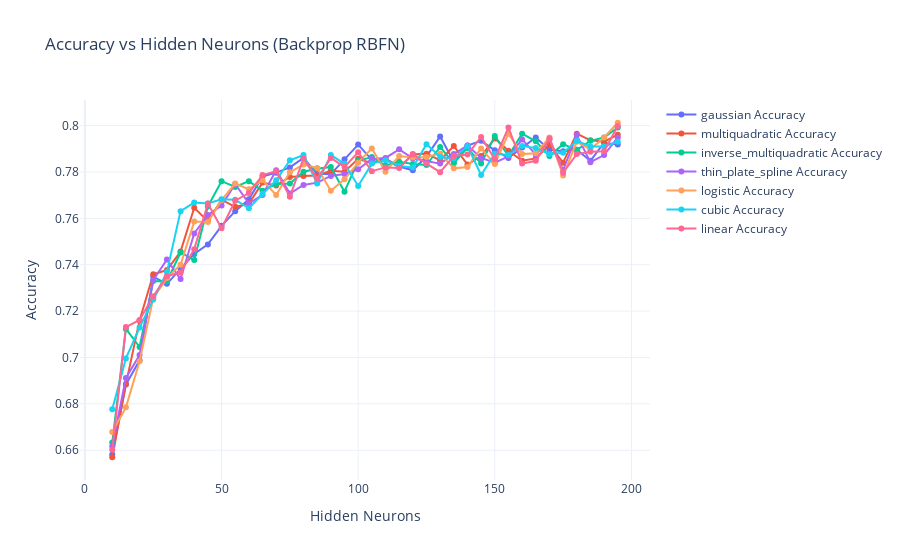
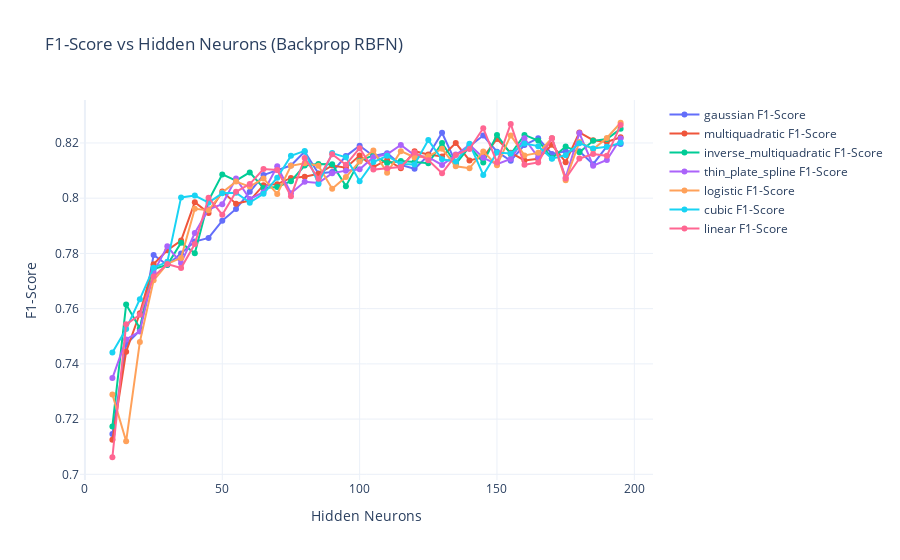

Notebook code for these charts, in order:
### Markdown cell above
### training with backprop:

### Code cell
import numpy as np
import pandas as pd
from sklearn.cluster import KMeans
from sklearn.metrics import accuracy_score, f1_score
from sklearn.model_selection import train_test_split
import plotly.graph_objects as go

# Set random seed
np.random.seed(42)

# Load dataset
df = pd.read_csv("SENSEX_normalized.csv")

# Define features and target
technical_indicators = ["SMA", "MACD", "%K", "%D", "RSI", "Williams %R"]
X = df[technical_indicators].values
y = df["Direction"].values

# Train-test split
X_train, X_test, y_train, y_test = train_test_split(X, y, test_size=0.2, random_state=42)

# Define the RBFN with K-means-based initialization and backpropagation
class RBFN_Backprop:
    def __init__(self, input_dim, num_neurons, X_train, lr=0.01):
        self.num_neurons = num_neurons
        self.lr = lr

        # Initialize centers using K-means
        kmeans = KMeans(n_clusters=num_neurons, random_state=42).fit(X_train)
        self.centers = kmeans.cluster_centers_

        # Initialize sigma as distance to nearest center
        self.sigma = np.zeros(num_neurons)
        for i in range(num_neurons):
            dists = np.linalg.norm(self.centers[i] - np.delete(self.centers, i, axis=0), axis=1)
            self.sigma[i] = np.min(dists)
        self.sigma[self.sigma == 0] = 1e-4  # Avoid zero division

        # Initialize weights
        self.weights = np.random.randn(num_neurons)

    def gaussian(self, x, c, sigma):
        return np.exp(-np.linalg.norm(x - c, axis=1)**2 / (2 * sigma**2))

    def _rbf_layer(self, X):
        G = np.zeros((X.shape[0], self.num_neurons))
        for i in range(self.num_neurons):
            G[:, i] = self.gaussian(X, self.centers[i], self.sigma[i])
        return G

    def sigmoid(self, z):
        return 1 / (1 + np.exp(-z))

    def forward(self, X):
        self.G = self._rbf_layer(X)
        self.output = self.sigmoid(np.dot(self.G, self.weights))
        return self.output

    def backward(self, X, y_true):
        m = X.shape[0]
        error = self.output - y_true
        grad_w = np.dot(self.G.T, error) / m

        grad_c = np.zeros_like(self.centers)
        grad_s = np.zeros_like(self.sigma)

        for i in range(self.num_neurons):
            diff = X - self.centers[i]
            g_i = self.G[:, i]
            common_term = error * self.weights[i] * g_i
            grad_c[i] = np.sum((common_term[:, None] * diff) / (self.sigma[i] ** 2), axis=0) / m
            grad_s[i] = np.sum(common_term * np.linalg.norm(diff, axis=1) ** 2 / (self.sigma[i] ** 3)) / m

        # Update
        self.weights -= self.lr * grad_w
        self.centers -= self.lr * grad_c
        self.sigma -= self.lr * grad_s

    def train(self, X, y, epochs=50):
        for _ in range(epochs):
            self.forward(X)
            self.backward(X, y)

    def predict(self, X):
        probs = self.forward(X)
        return (probs > 0.5).astype(int)

# Use only Gaussian basis
# basis_functions = ["multiquadratic"]
basis_functions = ["gaussian", "multiquadratic", "inverse_multiquadratic",
                   "thin_plate_spline", "logistic", "cubic", "linear"]
hidden_neurons_list = range(10, 200, 5)
num_runs = 20

results = {basis: [] for basis in basis_functions}

for num_neurons in hidden_neurons_list:
    for basis in basis_functions:
        acc_scores = []
        f1_scores = []
        for _ in range(num_runs):
            model = RBFN_Backprop(input_dim=X.shape[1], num_neurons=num_neurons, X_train=X_train, lr=0.05)
            model.train(X_train, y_train, epochs=25)

            y_pred = model.predict(X_test)
            acc_scores.append(accuracy_score(y_test, y_pred))
            f1_scores.append(f1_score(y_test, y_pred))

        results[basis].append((num_neurons, np.mean(acc_scores), np.mean(f1_scores)))

# Plotting
hidden_sizes = {basis: [res[0] for res in results[basis]] for basis in basis_functions}
accuracy_dict = {basis: [res[1] for res in results[basis]] for basis in basis_functions}
f1_dict = {basis: [res[2] for res in results[basis]] for basis in basis_functions}

fig_accuracy = go.Figure()
for basis in basis_functions:
    fig_accuracy.add_trace(go.Scatter(x=hidden_sizes[basis], y=accuracy_dict[basis],
                                      mode="lines+markers", name=f"{basis} Accuracy"))
fig_accuracy.update_layout(title="Accuracy vs Hidden Neurons (Backprop RBFN)",
                           xaxis_title="Hidden Neurons", yaxis_title="Accuracy",
                           template="plotly_white", hovermode="x unified")
fig_accuracy.show()

# F1 Score plot
fig_f1 = go.Figure()
for basis in basis_functions:
    fig_f1.add_trace(go.Scatter(x=hidden_sizes[basis], y=f1_dict[basis],
                                mode="lines+markers", name=f"{basis} F1-Score"))
fig_f1.update_layout(title="F1-Score vs Hidden Neurons (Backprop RBFN)",
                     xaxis_title="Hidden Neurons", yaxis_title="F1-Score",
                     template="plotly_white", hovermode="x unified")
fig_f1.show()

### Figure 1 — Plotly figure (JSON) as saved in the notebook; plotly's stock layout.template omitted (floating-point values rounded to 4 significant figures)
{"data": [{"mode": "lines+markers", "name": "gaussian Accuracy", "type": "scatter", "x": [10, 15, 20, 25, 30, 35, 40, 45, 50, 55, 60, 65, 70, 75, 80, 85, 90, 95, 100, 105, 110, 115, 120, 125, 130, 135, 140, 145, 150, 155, 160, 165, 170, 175, 180, 185, 190, 195], "y": [0.6582, 0.6883, 0.6988, 0.7348, 0.7318, 0.7383, 0.7447, 0.7488, 0.7568, 0.7631, 0.7682, 0.7781, 0.7797, 0.782, 0.7861, 0.7791, 0.7791, 0.7855, 0.7918, 0.7852, 0.7857, 0.7824, 0.7807, 0.7867, 0.7953, 0.7844, 0.7914, 0.7934, 0.7893, 0.7861, 0.7906, 0.7949, 0.7895, 0.7889, 0.7895, 0.7848, 0.7926, 0.7918]}, {"mode": "lines+markers", "name": "multiquadratic Accuracy", "type": "scatter", "x": [10, 15, 20, 25, 30, 35, 40, 45, 50, 55, 60, 65, 70, 75, 80, 85, 90, 95, 100, 105, 110, 115, 120, 125, 130, 135, 140, 145, 150, 155, 160, 165, 170, 175, 180, 185, 190, 195], "y": [0.657, 0.6885, 0.716, 0.7359, 0.7377, 0.7457, 0.7645, 0.7588, 0.768, 0.765, 0.7664, 0.7754, 0.7742, 0.7779, 0.7783, 0.7785, 0.7805, 0.7801, 0.7857, 0.7838, 0.7857, 0.782, 0.7875, 0.7879, 0.785, 0.7912, 0.7832, 0.7869, 0.7945, 0.7891, 0.7848, 0.7859, 0.7916, 0.784, 0.7965, 0.7936, 0.793, 0.7961]}, {"mode": "lines+markers", "name": "inverse_multiquadratic Accuracy", "type": "scatter", "x": [10, 15, 20, 25, 30, 35, 40, 45, 50, 55, 60, 65, 70, 75, 80, 85, 90, 95, 100, 105, 110, 115, 120, 125, 130, 135, 140, 145, 150, 155, 160, 165, 170, 175, 180, 185, 190, 195], "y": [0.6633, 0.7123, 0.7045, 0.733, 0.7328, 0.7453, 0.742, 0.7652, 0.776, 0.7736, 0.776, 0.7719, 0.7748, 0.775, 0.7801, 0.7814, 0.7822, 0.7715, 0.7848, 0.7865, 0.7828, 0.7844, 0.7834, 0.783, 0.7908, 0.7838, 0.7904, 0.7836, 0.7955, 0.7869, 0.7965, 0.7932, 0.7869, 0.792, 0.7895, 0.7934, 0.7949, 0.7992]}, {"mode": "lines+markers", "name": "thin_plate_spline Accuracy", "type": "scatter", "x": [10, 15, 20, 25, 30, 35, 40, 45, 50, 55, 60, 65, 70, 75, 80, 85, 90, 95, 100, 105, 110, 115, 120, 125, 130, 135, 140, 145, 150, 155, 160, 165, 170, 175, 180, 185, 190, 195], "y": [0.6617, 0.6912, 0.701, 0.7334, 0.7422, 0.7338, 0.7535, 0.7615, 0.7656, 0.7748, 0.7664, 0.7701, 0.7807, 0.7707, 0.7744, 0.7754, 0.7783, 0.7791, 0.7811, 0.7857, 0.7861, 0.7898, 0.7859, 0.7846, 0.7836, 0.7877, 0.7914, 0.7861, 0.784, 0.7867, 0.7941, 0.7875, 0.7941, 0.7807, 0.7959, 0.7842, 0.7873, 0.7949]}, {"mode": "lines+markers", "name": "logistic Accuracy", "type": "scatter", "x": [10, 15, 20, 25, 30, 35, 40, 45, 50, 55, 60, 65, 70, 75, 80, 85, 90, 95, 100, 105, 110, 115, 120, 125, 130, 135, 140, 145, 150, 155, 160, 165, 170, 175, 180, 185, 190, 195], "y": [0.6678, 0.6785, 0.6984, 0.7256, 0.7342, 0.74, 0.7586, 0.7584, 0.7678, 0.775, 0.7725, 0.7764, 0.7701, 0.7799, 0.7832, 0.7818, 0.7719, 0.7768, 0.784, 0.7902, 0.7801, 0.7869, 0.7863, 0.7865, 0.7879, 0.7816, 0.7822, 0.7902, 0.7834, 0.7965, 0.7877, 0.7881, 0.7949, 0.7785, 0.793, 0.7898, 0.7949, 0.8012]}, {"mode": "lines+markers", "name": "cubic Accuracy", "type": "scatter", "x": [10, 15, 20, 25, 30, 35, 40, 45, 50, 55, 60, 65, 70, 75, 80, 85, 90, 95, 100, 105, 110, 115, 120, 125, 130, 135, 140, 145, 150, 155, 160, 165, 170, 175, 180, 185, 190, 195], "y": [0.6777, 0.6996, 0.7129, 0.725, 0.7369, 0.7631, 0.7668, 0.7664, 0.7682, 0.768, 0.7643, 0.7705, 0.7764, 0.785, 0.7873, 0.775, 0.7873, 0.7836, 0.774, 0.7836, 0.785, 0.7826, 0.782, 0.792, 0.7865, 0.7859, 0.7912, 0.7787, 0.7879, 0.7873, 0.7912, 0.7904, 0.7877, 0.7883, 0.7934, 0.791, 0.791, 0.793]}, {"mode": "lines+markers", "name": "linear Accuracy", "type": "scatter", "x": [10, 15, 20, 25, 30, 35, 40, 45, 50, 55, 60, 65, 70, 75, 80, 85, 90, 95, 100, 105, 110, 115, 120, 125, 130, 135, 140, 145, 150, 155, 160, 165, 170, 175, 180, 185, 190, 195], "y": [0.6602, 0.7131, 0.7162, 0.7264, 0.735, 0.7367, 0.7467, 0.7664, 0.7557, 0.7676, 0.7709, 0.7787, 0.7803, 0.7693, 0.7859, 0.777, 0.7861, 0.7822, 0.7885, 0.7803, 0.782, 0.7818, 0.7877, 0.7836, 0.7799, 0.7869, 0.7875, 0.7951, 0.7855, 0.7992, 0.7836, 0.7848, 0.7945, 0.7797, 0.7877, 0.7887, 0.7889, 0.7998]}], "layout": {"hovermode": "x unified", "title": {"text": "Accuracy vs Hidden Neurons (Backprop RBFN)"}, "xaxis": {"title": {"text": "Hidden Neurons"}}, "yaxis": {"title": {"text": "Accuracy"}}}}

### Figure 2 — Plotly figure (JSON) as saved in the notebook; plotly's stock layout.template omitted (floating-point values rounded to 4 significant figures)
{"data": [{"mode": "lines+markers", "name": "gaussian F1-Score", "type": "scatter", "x": [10, 15, 20, 25, 30, 35, 40, 45, 50, 55, 60, 65, 70, 75, 80, 85, 90, 95, 100, 105, 110, 115, 120, 125, 130, 135, 140, 145, 150, 155, 160, 165, 170, 175, 180, 185, 190, 195], "y": [0.7146, 0.7471, 0.7521, 0.7794, 0.7758, 0.78, 0.7843, 0.7856, 0.7919, 0.7961, 0.8023, 0.8084, 0.8102, 0.8118, 0.8168, 0.809, 0.8095, 0.8152, 0.819, 0.8153, 0.8163, 0.8121, 0.8106, 0.8155, 0.8237, 0.8129, 0.8188, 0.8227, 0.8168, 0.8135, 0.8193, 0.8217, 0.816, 0.817, 0.817, 0.8123, 0.8187, 0.8196]}, {"mode": "lines+markers", "name": "multiquadratic F1-Score", "type": "scatter", "x": [10, 15, 20, 25, 30, 35, 40, 45, 50, 55, 60, 65, 70, 75, 80, 85, 90, 95, 100, 105, 110, 115, 120, 125, 130, 135, 140, 145, 150, 155, 160, 165, 170, 175, 180, 185, 190, 195], "y": [0.7125, 0.7444, 0.7583, 0.7761, 0.7811, 0.7847, 0.7986, 0.7946, 0.8024, 0.798, 0.7991, 0.8047, 0.8051, 0.8073, 0.8077, 0.8088, 0.8118, 0.8111, 0.8154, 0.8113, 0.8138, 0.8108, 0.817, 0.8158, 0.8151, 0.82, 0.8137, 0.8148, 0.8214, 0.8165, 0.8137, 0.8142, 0.8193, 0.8131, 0.8238, 0.821, 0.8203, 0.8221]}, {"mode": "lines+markers", "name": "inverse_multiquadratic F1-Score", "type": "scatter", "x": [10, 15, 20, 25, 30, 35, 40, 45, 50, 55, 60, 65, 70, 75, 80, 85, 90, 95, 100, 105, 110, 115, 120, 125, 130, 135, 140, 145, 150, 155, 160, 165, 170, 175, 180, 185, 190, 195], "y": [0.7174, 0.7615, 0.7529, 0.7744, 0.7759, 0.7838, 0.7801, 0.7992, 0.8086, 0.8063, 0.8093, 0.8037, 0.804, 0.8061, 0.8118, 0.8124, 0.8123, 0.8044, 0.8135, 0.8155, 0.8128, 0.8135, 0.8131, 0.8126, 0.82, 0.8124, 0.8186, 0.8129, 0.8229, 0.816, 0.8229, 0.8209, 0.8144, 0.8187, 0.8166, 0.8208, 0.8214, 0.8251]}, {"mode": "lines+markers", "name": "thin_plate_spline F1-Score", "type": "scatter", "x": [10, 15, 20, 25, 30, 35, 40, 45, 50, 55, 60, 65, 70, 75, 80, 85, 90, 95, 100, 105, 110, 115, 120, 125, 130, 135, 140, 145, 150, 155, 160, 165, 170, 175, 180, 185, 190, 195], "y": [0.7349, 0.7488, 0.7518, 0.7731, 0.7826, 0.7764, 0.7874, 0.796, 0.7978, 0.8071, 0.7997, 0.8022, 0.8116, 0.8018, 0.8059, 0.8055, 0.809, 0.81, 0.8105, 0.8148, 0.8159, 0.8193, 0.8155, 0.8148, 0.812, 0.8158, 0.8193, 0.8146, 0.8123, 0.8142, 0.8217, 0.8147, 0.8217, 0.8074, 0.8236, 0.8118, 0.8138, 0.8216]}, {"mode": "lines+markers", "name": "logistic F1-Score", "type": "scatter", "x": [10, 15, 20, 25, 30, 35, 40, 45, 50, 55, 60, 65, 70, 75, 80, 85, 90, 95, 100, 105, 110, 115, 120, 125, 130, 135, 140, 145, 150, 155, 160, 165, 170, 175, 180, 185, 190, 195], "y": [0.7289, 0.712, 0.748, 0.7702, 0.7762, 0.7784, 0.7962, 0.7956, 0.8021, 0.806, 0.8042, 0.8072, 0.8015, 0.8117, 0.8126, 0.8117, 0.8034, 0.8076, 0.8133, 0.8173, 0.8092, 0.817, 0.8148, 0.8152, 0.8179, 0.8116, 0.8108, 0.8169, 0.8119, 0.8227, 0.8155, 0.8164, 0.8217, 0.8065, 0.8203, 0.8177, 0.8218, 0.8273]}, {"mode": "lines+markers", "name": "cubic F1-Score", "type": "scatter", "x": [10, 15, 20, 25, 30, 35, 40, 45, 50, 55, 60, 65, 70, 75, 80, 85, 90, 95, 100, 105, 110, 115, 120, 125, 130, 135, 140, 145, 150, 155, 160, 165, 170, 175, 180, 185, 190, 195], "y": [0.7441, 0.7526, 0.7634, 0.7748, 0.777, 0.8003, 0.801, 0.7984, 0.8018, 0.802, 0.7984, 0.8016, 0.8074, 0.8153, 0.8171, 0.8052, 0.8163, 0.8148, 0.8061, 0.8131, 0.8153, 0.8123, 0.8122, 0.8211, 0.8141, 0.8133, 0.8197, 0.8084, 0.8165, 0.8162, 0.8198, 0.8188, 0.8143, 0.8156, 0.8199, 0.818, 0.8186, 0.82]}, {"mode": "lines+markers", "name": "linear F1-Score", "type": "scatter", "x": [10, 15, 20, 25, 30, 35, 40, 45, 50, 55, 60, 65, 70, 75, 80, 85, 90, 95, 100, 105, 110, 115, 120, 125, 130, 135, 140, 145, 150, 155, 160, 165, 170, 175, 180, 185, 190, 195], "y": [0.7062, 0.7543, 0.7578, 0.7717, 0.7762, 0.7747, 0.7834, 0.8002, 0.794, 0.8023, 0.8051, 0.8106, 0.8102, 0.8007, 0.8146, 0.807, 0.8159, 0.8121, 0.8181, 0.8103, 0.8108, 0.8113, 0.8165, 0.8138, 0.809, 0.8156, 0.8178, 0.8253, 0.8129, 0.8269, 0.8121, 0.8129, 0.8217, 0.8071, 0.8144, 0.816, 0.8153, 0.8265]}], "layout": {"hovermode": "x unified", "title": {"text": "F1-Score vs Hidden Neurons (Backprop RBFN)"}, "xaxis": {"title": {"text": "Hidden Neurons"}}, "yaxis": {"title": {"text": "F1-Score"}}}}
